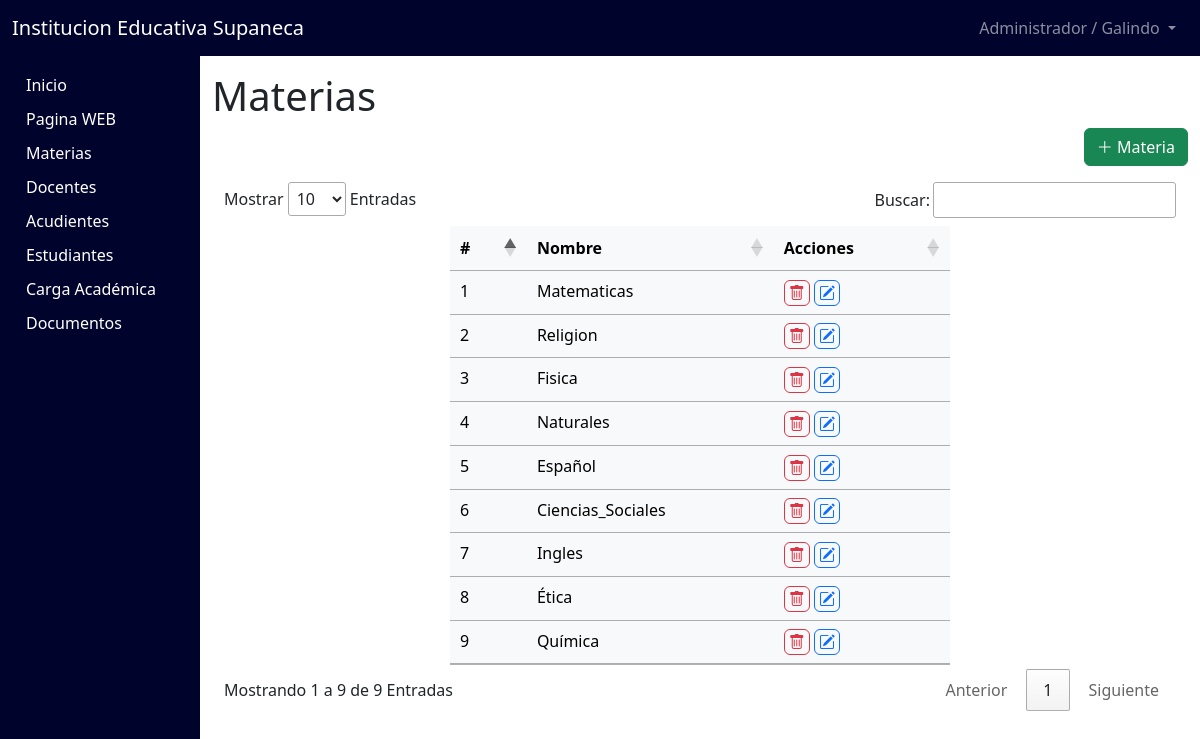
The page /views/administrador/materias/index.php (signed in) on the database its author committed.
### tables this page shows
CREATE TABLE `materias` (
  `IdMateria` int(11) NOT NULL,
  `NombreMateria` varchar(50) DEFAULT NULL
);

### views/administrador/materias/views/vistaGeneral.php (called while the page is built)
<?php
    include('../layauts/plantillaInicio.php');
    include('./views/materias.php');
    include('../layauts/plantillaFin.php');
?>

### views/administrador/materias/index.php (called while the page is built, shortened)
<?php
    include_once '../../../controller/admin/materias.php';
    $MateriaCTR = new Materia();
    $Materias = $MateriaCTR->ConsultarMaterias();
    include('./views/vistaGeneral.php');

### modules/admin/conexion.php (called while the page is built, shortened)
<?php
    class conexion{
        function conectarDB(){
            $server = 'localhost';
            $user = 'root';
            $pass = 'root';
            $db = 'plataforma';
            $conexion = new mysqli($server,$user,$pass,$db);
            return $conexion;
        }
    }
?>

### controller/admin/materias.php (called while the page is built, shortened)
<?php
    class Materia{
        private $MateriasModel;
        public function __construct(){
            include_once '../../../modules/admin/materias.php';
            $this->MateriasModel = new Materias();
        }
        public function ConsultarMaterias(){
            return $this->MateriasModel->ConsultarMaterias();
        }
    }
?>

### modules/admin/materias.php (called while the page is built, shortened)
<?php
    class Materias
    {
        private $DB;
        public function __construct(){
            include_once '../../../modules/admin/conexion.php';
            $conexion = new conexion();
            $this->DB = $conexion->conectarDB();
        }
        public function ConsultarMaterias(){
            $response = [];
            $sql = "SELECT * FROM materias";
            $resultset = $this->DB->query($sql);
            if($resultset){
                while ($row = $resultset->fetch_array()) {
                    $response[] = $row;
                }
            }
            return $response;
        }
    }
?>

### views/administrador/materias/views/materias.php (the view, shortened to what this page needs)
<div class="col-10 containerSection">
    <h1>Materias</h1>
    <div class="row">
        <div class="col-lg-10 col-md-9 col-sm-12" id="containerAlert">
        </div>
        <div class="col-lg-2 col-md-3 col-sm-12 text-end">
            <button type="button" class="btn btn-success" data-bs-toggle="modal" data-bs-target="#ModalAñadirMateria">
                <i class="bi bi-plus-lg"></i> Materia
            </button>
        </div>
    </div>
   <div class="container mt-3 mb-3">
        <div class="table-responsive">
            <table style="width:500px;" id="tabla" class="table table-light mt-3 pt-2">
                <thead class="thead-light">
                    <tr>
                        <th>#</th>
                        <th>Nombre</th>
                        <th>Acciones</th>
                    </tr>
                </thead>
                <tbody>
                    <?php
                        $cont = 0;
                        foreach ($Materias as $Materia) {
                            $cont++;
                            echo '<tr id="fila'.$cont.'">'
                    ?>
                                <td><?php echo $cont; ?></td>
                                <td><?php echo $Materia['NombreMateria'];?></td>
                                <td>
                                    <button type="button" class="btn btn-outline-danger p-1 pt-0 pb-0"
                                    onclick="Eliminar(<?= $cont;?>,'<?= $Materia['IdMateria']; ?>')">
                                        <i class="bi bi-trash"></i>
                                    </button>
                                    <button
                                        type="button"
                                        class="btn btn-outline-primary p-1 p-1 pt-0 pb-0 editarMateria"
                                        data-nombre="<?php echo $Materia['NombreMateria'];?>"
                                        data-id_materia="<?php echo $Materia['IdMateria'];?>"
                                    >
                                        <i class="bi bi-pencil-square"></i>
                                    </button>
                                </td>
                            </tr>
                    <?php
                        }
                    ?>
                </tbody>
            </table>
        </div>
   </div>
</div>

### index.css (style rules this page uses)
.containerSection { min-height: calc(100vh - 56px); max-height: calc(100vh - 56px); overflow-y: auto; padding-top: 16px; }

### rows shown on the page
materias: NombreMateria "Matematicas"
materias: NombreMateria "Religion"
materias: NombreMateria "Fisica"
materias: NombreMateria "Naturales"
materias: NombreMateria "Español"
materias: NombreMateria "Ciencias_Sociales"
materias: NombreMateria "Ingles"
materias: NombreMateria "Ética"
materias: NombreMateria "Química"

### other values the page prints
$_SESSION['Usuario'] "Galindo"
